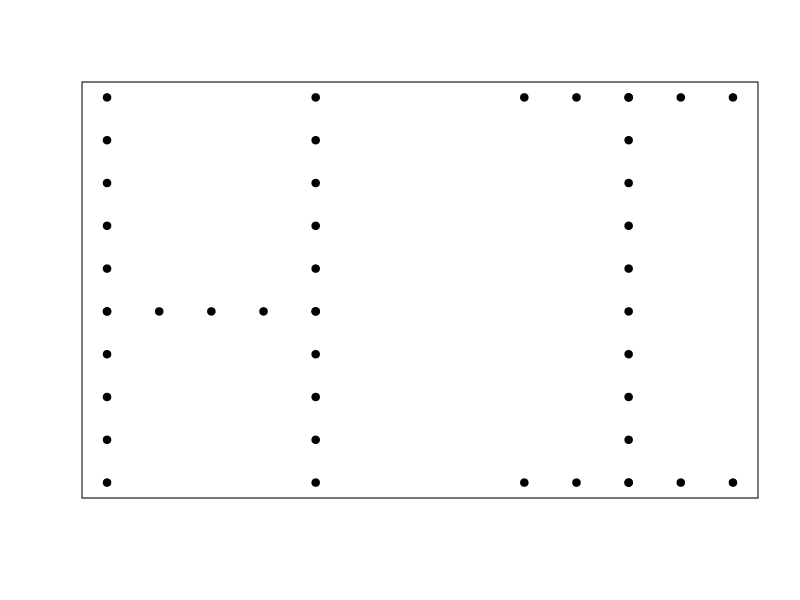

The R source for this figure:
## ---- chunk 1
x <- c(rep(1, 10), 1:5, rep(5, 10), 9:13, 9:13, rep(11, 10))
y <- c(1:10, rep(5, 5), 1:10, rep(1, 5), rep(10, 5), 1:10)

plot(x,y, pch=19, xlab="", ylab = "", xaxt='n', yaxt='n')
